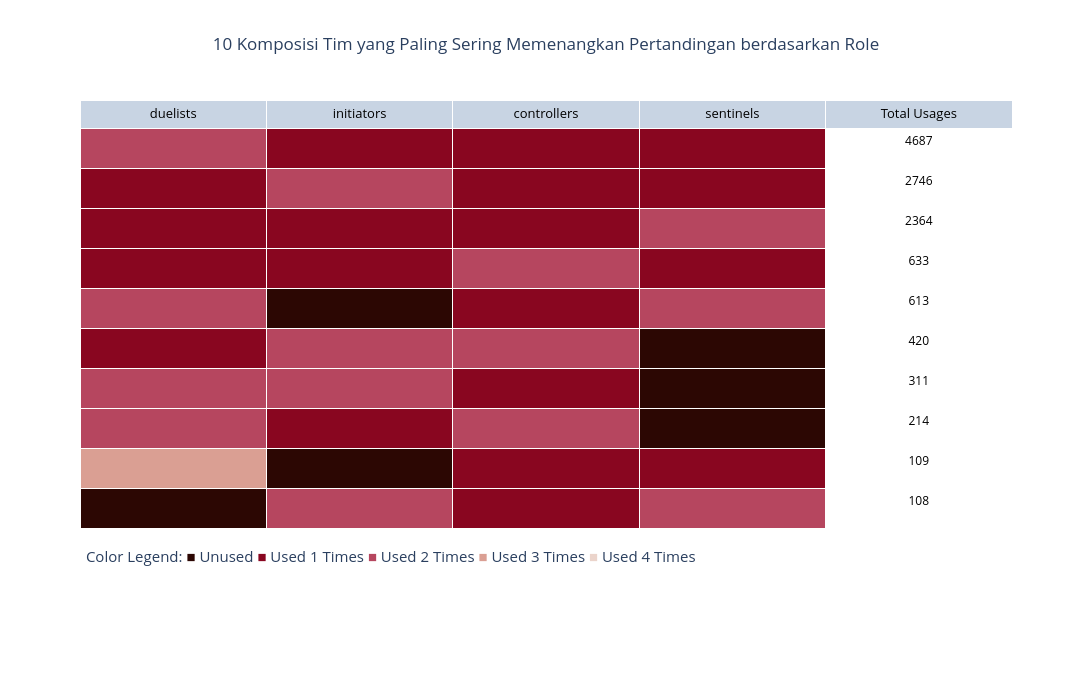

This figure's notebook cell:
### Code cell
from collections import Counter
# Visualize with table
all_roles = df_agent['Role'].drop_duplicates(keep='first').tolist()

# Split the role combination into individual role
role_combination = team_compotition_by_role.loc[0:9]['Role'].str.split(expand=True)

# Create a mapping of role combination
role_mapped = role_combination.apply(lambda row: [Counter(row.values)[role] if role in row.values else 0 for role in all_roles], axis=1, result_type='expand')
role_mapped['Total Usages'] = team_compotition_by_role['count']

# Assign color for each cell 
colors = ['rgb(44,7,3)', 'rgb(137,6,32)', 'rgb(182,70,95)', 'rgb(218,159,147)', 'rgb(235,212,203)']
cell_colors = [np.array(colors)[role_mapped[col]] for col in role_mapped.drop(columns='Total Usages').columns]
cell_colors.append(['rgb(255, 255, 255)'] * len(role_mapped))

# Assign value for each cell
cell_values = [[''] * len(role_mapped)] * (len(role_mapped.columns) - 1)
cell_values.append(role_mapped['Total Usages'].tolist())

fig = go.Figure(data=[go.Table(
    header=dict(values=all_roles + ['Total Usages'],
                font=dict(color='black', size=13)),
    cells=dict(values=cell_values,
               fill_color=cell_colors,
               align='center', font=dict(color='black', size=12),
               height=40)
)])

fig.update_layout(
    title='10 Komposisi Tim yang Paling Sering Memenangkan Pertandingan berdasarkan Role',
    title_x=0.5,
    width=1100,  
    height=700,  
)

annotation = """
Color Legend:
<span style="color:#2c0703">■</span> Unused
<span style="color:#890620">■</span> Used 1 Times
<span style="color:#b6465f">■</span> Used 2 Times
<span style="color:#da9f93">■</span> Used 3 Times
<span style="color:#ebd4cb">■</span> Used 4 Times
"""

fig.add_annotation(
    text=annotation,
    xref="paper",
    yref="paper",
    x=0,
    y=0.1,
    showarrow=False,
    font=dict(size=15),
)

fig.show()

### Figure 1 — Plotly figure (JSON) as saved in the notebook; plotly's stock layout.template omitted (floating-point values rounded to 4 significant figures)
{"data": [{"cells": {"align": "center", "fill": {"color": [["rgb(182,70,95)", "rgb(137,6,32)", "rgb(137,6,32)", "rgb(137,6,32)", "rgb(182,70,95)", "rgb(137,6,32)", "rgb(182,70,95)", "rgb(182,70,95)", "rgb(218,159,147)", "rgb(44,7,3)"], ["rgb(137,6,32)", "rgb(182,70,95)", "rgb(137,6,32)", "rgb(137,6,32)", "rgb(44,7,3)", "rgb(182,70,95)", "rgb(182,70,95)", "rgb(137,6,32)", "rgb(44,7,3)", "rgb(182,70,95)"], ["rgb(137,6,32)", "rgb(137,6,32)", "rgb(137,6,32)", "rgb(182,70,95)", "rgb(137,6,32)", "rgb(182,70,95)", "rgb(137,6,32)", "rgb(182,70,95)", "rgb(137,6,32)", "rgb(137,6,32)"], ["rgb(137,6,32)", "rgb(137,6,32)", "rgb(182,70,95)", "rgb(137,6,32)", "rgb(182,70,95)", "rgb(44,7,3)", "rgb(44,7,3)", "rgb(44,7,3)", "rgb(137,6,32)", "rgb(182,70,95)"], ["rgb(255, 255, 255)", "rgb(255, 255, 255)", "rgb(255, 255, 255)", "rgb(255, 255, 255)", "rgb(255, 255, 255)", "rgb(255, 255, 255)", "rgb(255, 255, 255)", "rgb(255, 255, 255)", "rgb(255, 255, 255)", "rgb(255, 255, 255)"]]}, "font": {"color": "black", "size": 12}, "height": 40, "values": [["", "", "", "", "", "", "", "", "", ""], ["", "", "", "", "", "", "", "", "", ""], ["", "", "", "", "", "", "", "", "", ""], ["", "", "", "", "", "", "", "", "", ""], [4687, 2746, 2364, 633, 613, 420, 311, 214, 109, 108]]}, "header": {"font": {"color": "black", "size": 13}, "values": ["duelists", "initiators", "controllers", "sentinels", "Total Usages"]}, "type": "table"}], "layout": {"annotations": [{"font": {"size": 15}, "showarrow": false, "text": "\nColor Legend:\n<span style=\"color:#2c0703\">■</span> Unused\n<span style=\"color:#890620\">■</span> Used 1 Times\n<span style=\"color:#b6465f\">■</span> Used 2 Times\n<span style=\"color:#da9f93\">■</span> Used 3 Times\n<span style=\"color:#ebd4cb\">■</span> Used 4 Times\n", "x": 0, "xref": "paper", "y": 0.1, "yref": "paper"}], "height": 700, "title": {"text": "10 Komposisi Tim yang Paling Sering Memenangkan Pertandingan berdasarkan Role", "x": 0.5}, "width": 1100}}
